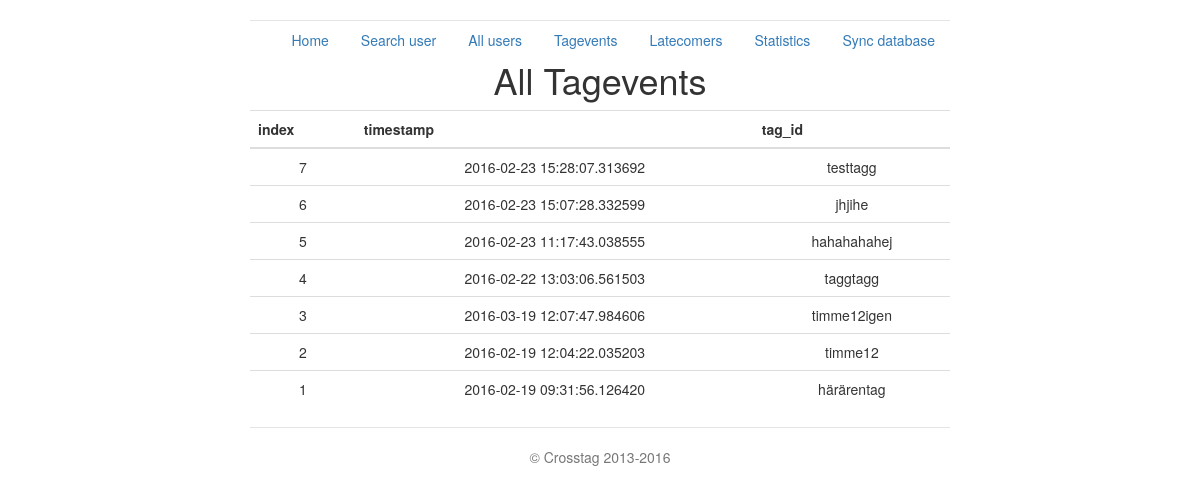
The page /all_tagevents on the database as committed earlier.
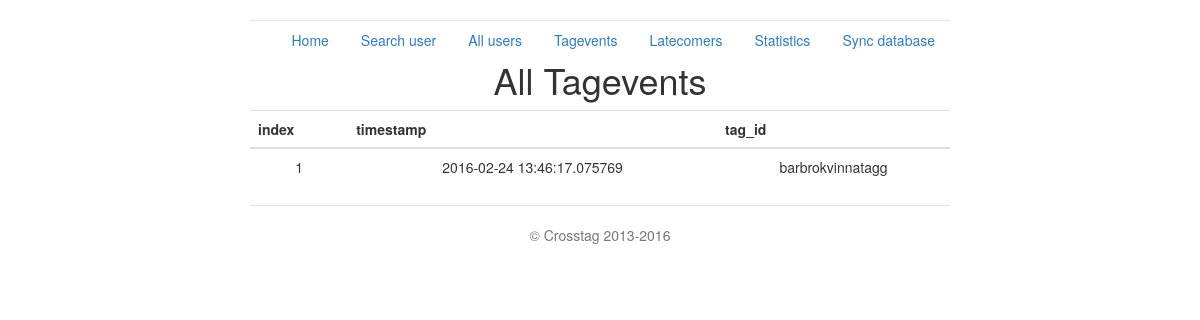
The same page on the database as committed later.
### crosstag_server.py (models this page shows, shortened)
class Tagevent(db.Model):
    index = db.Column(db.Integer, primary_key=True)
    tag_id = db.Column(db.String(20))
    timestamp = db.Column(db.DateTime)
    uid = db.Column(db.Integer, db.ForeignKey('user.index'))
    def dict(self):
        return {'index': self.index, 'timestamp': str(self.timestamp),
                'tag_id': self.tag_id, 'uid': self.uid}

### crosstag_server.py (the view)
@app.route('/all_tagevents', methods=['GET'])
def all_tagevents():
    ret = []
    events = Tagevent.query.all()
    for hit in events:
        js = hit.dict()
        ret.append(js)
    ret.reverse()
    return render_template('all_tagevents.html',
                           title='All Tagevents',
                           hits=ret)

### templates/all_tagevents.html (shortened to what this page needs)
{% extends "base.html" %}
{% block content %}
<h1>{{title}}</h1>
{% if hits %}
	<table class="table table-hover">
	<tbody>
		<thead>
			<tr>
				<th>index</th> <th>timestamp</th><th>tag_id</th>
			</tr>
		</thead>
				{% for hit in hits %}
				<tr>
					<td>{{hit.index}}</td> <td>{{hit.timestamp}}</td> <td>{{hit.tag_id}}</td>
				</tr>
				{% endfor %}
	</tbody>
	</table>
{% endif %}
{% endblock %}

### templates/base.html (shortened to what this page needs)
<!DOCTYPE html>
<html lang="en">
  <head>
    <link rel="stylesheet" type="text/css" href="../../static/datepicker.css">
    <link href="../../static/bootstrap.css" rel="stylesheet">
    <link href="../../static/jumbotron-narrow.css" rel="stylesheet">
  </head>
  <body>
    <div class="container">
      <div class="header">
        <nav>
          <ul class="nav nav-pills pull-right">
            <li role="presentation"><a href="/index">Home</a></li>
            <li role="presentation"><a href="/search_user">Search user</a></li>
            <li role="presentation"><a href="/all_users">All users</a></li>
            <li role="presentation"><a href="/tagevent">Tagevents</a></li>
            <li role="presentation"><a href="/inactive_check">Latecomers</a></li>
            <li role="presentation"><a href="/statistics">Statistics</a></li>
            <li role="presentation"><a href="/crosstag/v1.0/fortnox/">Sync database</a></li>
          </ul>
        </nav>
      </div>
      {% block content %}{% endblock %}
      <footer class="footer">
        <p>&copy; Crosstag 2013-2016</p>
      </footer>
    </div>
  </body>
</html>

### static/datepicker.css (style rules this page uses)
.container { text-align: center; }

### static/jumbotron-narrow.css (style rules this page uses)
body { padding-top: 20px; padding-bottom: 20px; }
.header, .marketing, .footer { padding-right: 15px; padding-left: 15px; }
.header { border-bottom: 1px solid #e5e5e5; }
.footer { padding-top: 19px; color: #777; border-top: 1px solid #e5e5e5; }
@media (min-width: 768px) { .container { max-width: 730px; } }
@media screen and (min-width: 768px) { .header, .marketing, .footer { padding-right: 0; padding-left: 0; } }
@media screen and (min-width: 768px) { .header { margin-bottom: 30px; } }

Rows that differ between the two databases and show on the page:
removed Tagevent: index "7", timestamp "2016-02-23 15:28:07.313692", tag_id "testtagg"
removed Tagevent: index "6", timestamp "2016-02-23 15:07:28.332599", tag_id "jhjihe"
removed Tagevent: index "5", timestamp "2016-02-23 11:17:43.038555", tag_id "hahahahahej"
removed Tagevent: index "4", timestamp "2016-02-22 13:03:06.561503", tag_id "taggtagg"
removed Tagevent: index "3", timestamp "2016-03-19 12:07:47.984606", tag_id "timme12igen"
removed Tagevent: index "2", timestamp "2016-02-19 12:04:22.035203", tag_id "timme12"
changed Tagevent id 1: timestamp "2016-02-19 09:31:56.126420" → "2016-02-24 13:46:17.075769"; tag_id "härärentag" → "barbrokvinnatagg"
